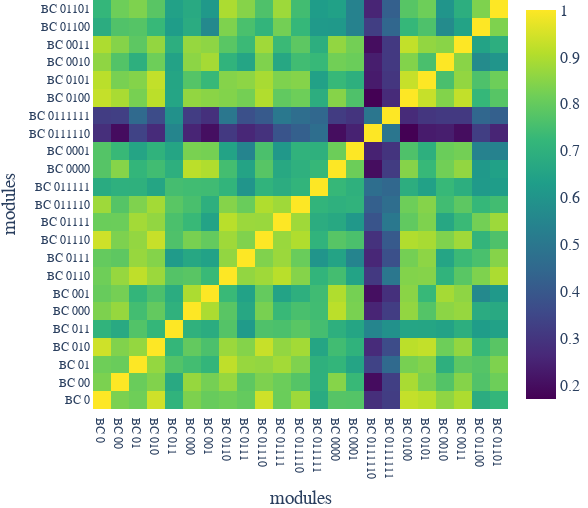

Source (notebook cell):
### Markdown cell above
## Decoder gfi connection

### Code cell
RSA_HOLMES = experiment_statistics['IMGEP-HOLMES_only_gfi_c'][0]['holmes_RSA']
order_default = ['0', '00', '000', '0000', '0001', '001', '0010', '0011', '01', '010', '0100', '0101', '011', '0110', '01100', '01101', '0111', '01110', '01111', '011110', '011111', '0111110', '0111111']
order_desired = ['0', '00', '01', '010', '011', '000', '001', '0110', '0111', '01110', '01111', '011110', '011111', '0000', '0001', '0111110', '0111111', '0100', '0101', '0010', '0011', '01100', '01101']

RSA_HOLMES_copy = RSA_HOLMES
permute_order = []
for i in order_desired:
    permute_order.append(order_default.index(i))

RSA_HOLMES = RSA_HOLMES[permute_order, :]
RSA_HOLMES = RSA_HOLMES[:, permute_order]

order_desired = ["BC {}".format(i) for i in order_desired]

config = dict()
config["global_layout"] = dict()
config["global_layout"]["xaxis"] = dict(title="modules")
config["global_layout"]["yaxis"] = dict(title="modules")
config["global_layout"]["margin"] = dict(l=45*multiplier, b=42*multiplier, r=40*multiplier)
config["global_layout"]["width"] = width_half + 40*multiplier
config["global_layout"]["height"] = width_half
config["colorscale"] = 'Viridis'
config["space_names"] = order_desired
config["showscale"] = True

fig = plot_goalspaces_RSAmatrix(RSA_HOLMES, config=config)
#plotly.io.write_image(fig, 'sm_figure_9_HOLMES_only_gfi_c_RSA_matrix.pdf')

### Figure 1 — Plotly figure (JSON) as saved in the notebook; plotly's stock layout.template omitted (floating-point values rounded to 4 significant figures; data arrays with more than 128 entries replaced by an {"elided": "..."} marker saying what was removed)
{"data": [{"colorscale": [[0, "#440154"], [0.1111, "#482878"], [0.2222, "#3e4989"], [0.3333, "#31688e"], [0.4444, "#26828e"], [0.5556, "#1f9e89"], [0.6667, "#35b779"], [0.7778, "#6ece58"], [0.8889, "#b5de2b"], [1, "#fde725"]], "showscale": true, "type": "heatmap", "x": ["BC 0", "BC 00", "BC 01", "BC 010", "BC 011", "BC 000", "BC 001", "BC 0110", "BC 0111", "BC 01110", "BC 01111", "BC 011110", "BC 011111", "BC 0000", "BC 0001", "BC 0111110", "BC 0111111", "BC 0100", "BC 0101", "BC 0010", "BC 0011", "BC 01100", "BC 01101"], "y": ["BC 0", "BC 00", "BC 01", "BC 010", "BC 011", "BC 000", "BC 001", "BC 0110", "BC 0111", "BC 01110", "BC 01111", "BC 011110", "BC 011111", "BC 0000", "BC 0001", "BC 0111110", "BC 0111111", "BC 0100", "BC 0101", "BC 0010", "BC 0011", "BC 01100", "BC 01101"], "z": {"elided": "23x23 float values"}}], "layout": {"font": {"family": "Times New Roman", "size": 16}, "height": 508, "hovermode": "closest", "margin": {"b": 84, "l": 90, "r": 80, "t": 0}, "showlegend": true, "title": {"text": ""}, "width": 588, "xaxis": {"linewidth": 1, "showline": true, "tickfont": {"family": "Times New Roman", "size": 12}, "ticks": "", "title": {"text": "modules"}, "zeroline": false}, "yaxis": {"linewidth": 1, "showline": true, "tickfont": {"family": "Times New Roman", "size": 12}, "ticks": "", "title": {"text": "modules"}, "zeroline": false}}}
